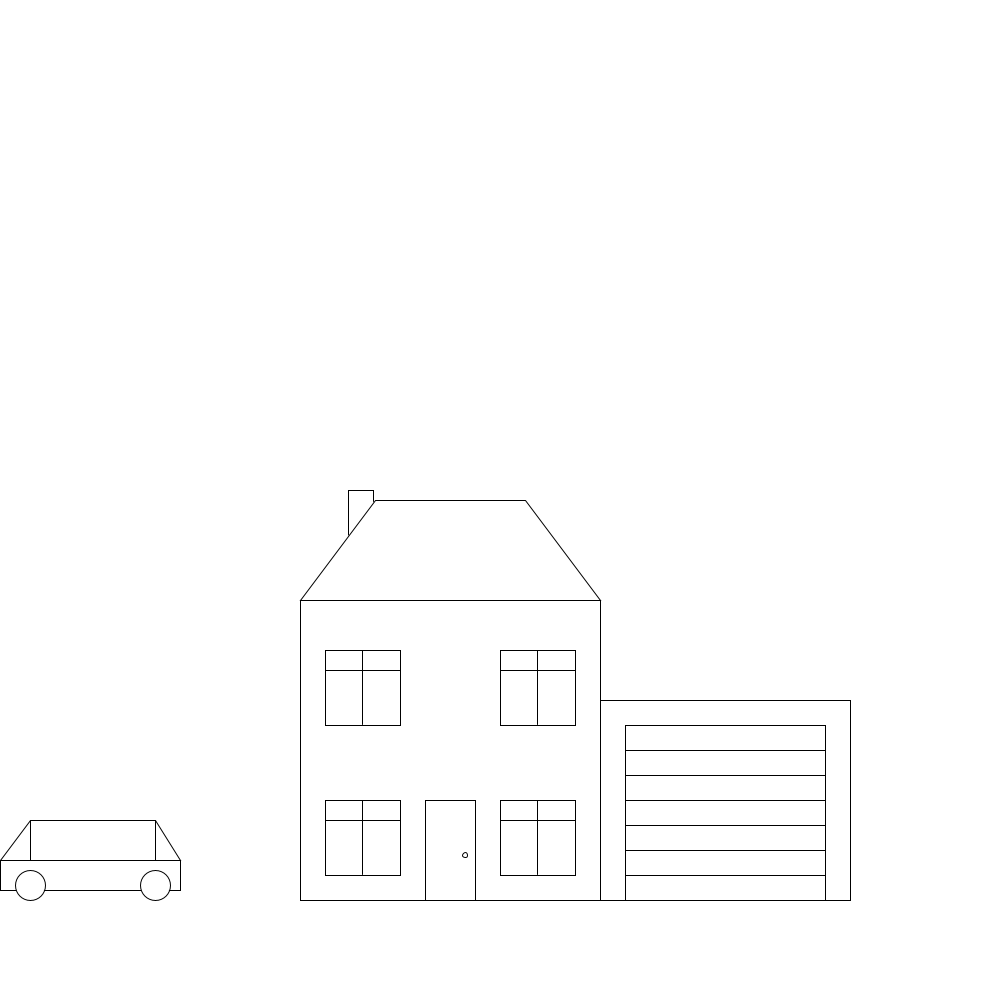
Frame 1 (no input)
Frame 60 (the mouse pressed at the canvas centre just before this capture): identical to frame 1, image omitted
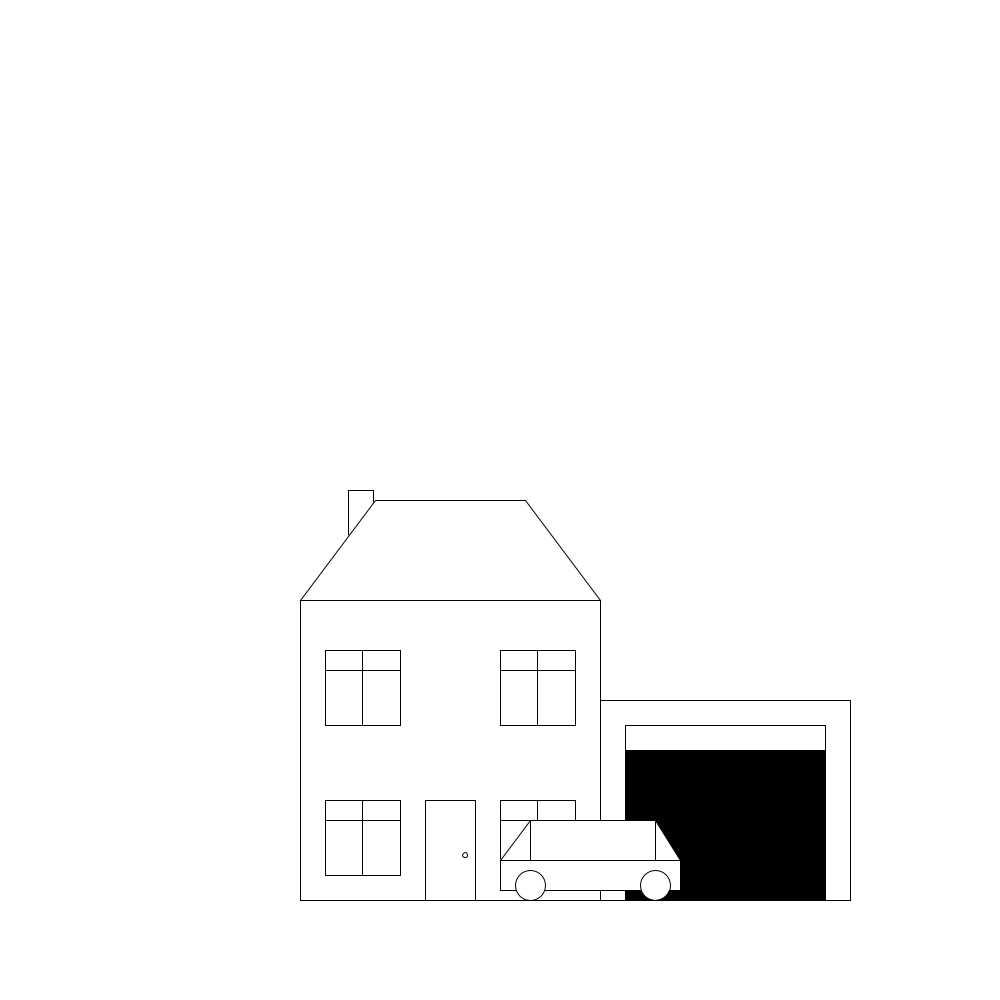
Frame 120 (the mouse held since frame 60 and released just before this capture)

The Processing sketch that drew these frames (run headless with seeded random() and noise(); from frame 60 on, the mouse is pressed at the canvas centre):

// Processing sketch: processing_166855
// ── processing_166855.pde



void setup(){
  size(1000,1000);

}
void draw(){
  background(255); 
  
rect(300,600,300,300);

rect(348,490,25,50);
quad(300,600,375,500,525,500,600,600);

rect(425,800,50,100);
ellipse(465,855,5,5);

rect(325,800,75,75);
line(362,800,362,874);
line(325,820,400,820);

rect(325,650,75,75);
line(362,650,362,724);
line(325,670,400,670);

rect(500,800,75,75);
line(537,800,537,874);
line(500,820,575,820);

rect(500,650,75,75);
line(537,650,537,724);
line(500,670,575,670);

rect(600,700,250,200);
rect(625,725,200,175);
for (int i=900; i>725; i=i-25) {
  line(625, i, 825, i);
}


if(mouseX>445){
  if(mouseX<825){
    fill(0);
    for(int i=875; i>725; i=i-25){
    rect(625,i,200,25);
  }}};
fill(255);
quad(mouseX,860,mouseX+30,820,mouseX+155,820,mouseX+180,860);
rect(mouseX,860,180,30);
line(mouseX+30,820,mouseX+30,860);
line(mouseX+155,820,mouseX+155,860);
ellipse(mouseX+30,885,30,30);
ellipse(mouseX+155,885,30,30);




}
